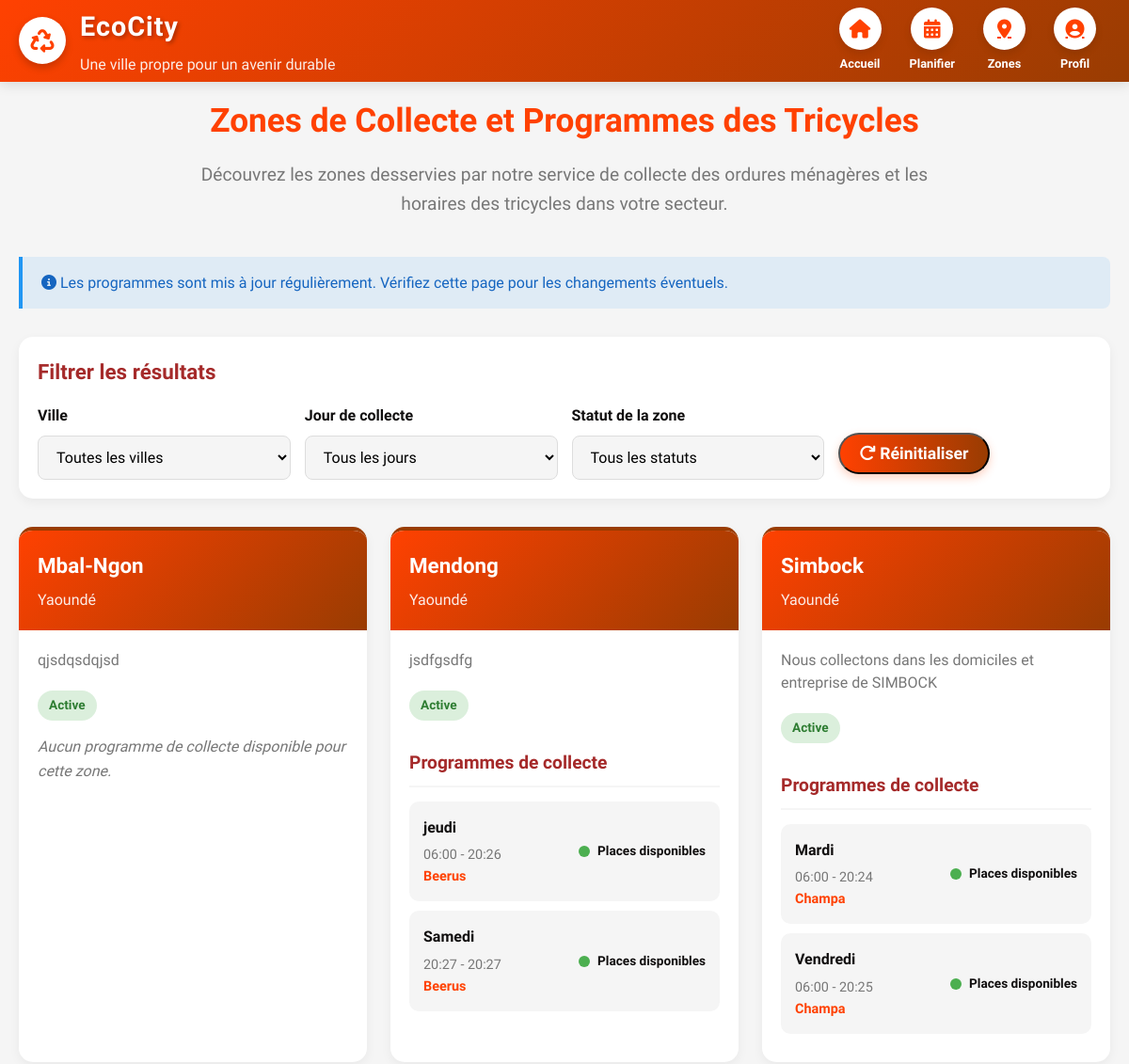
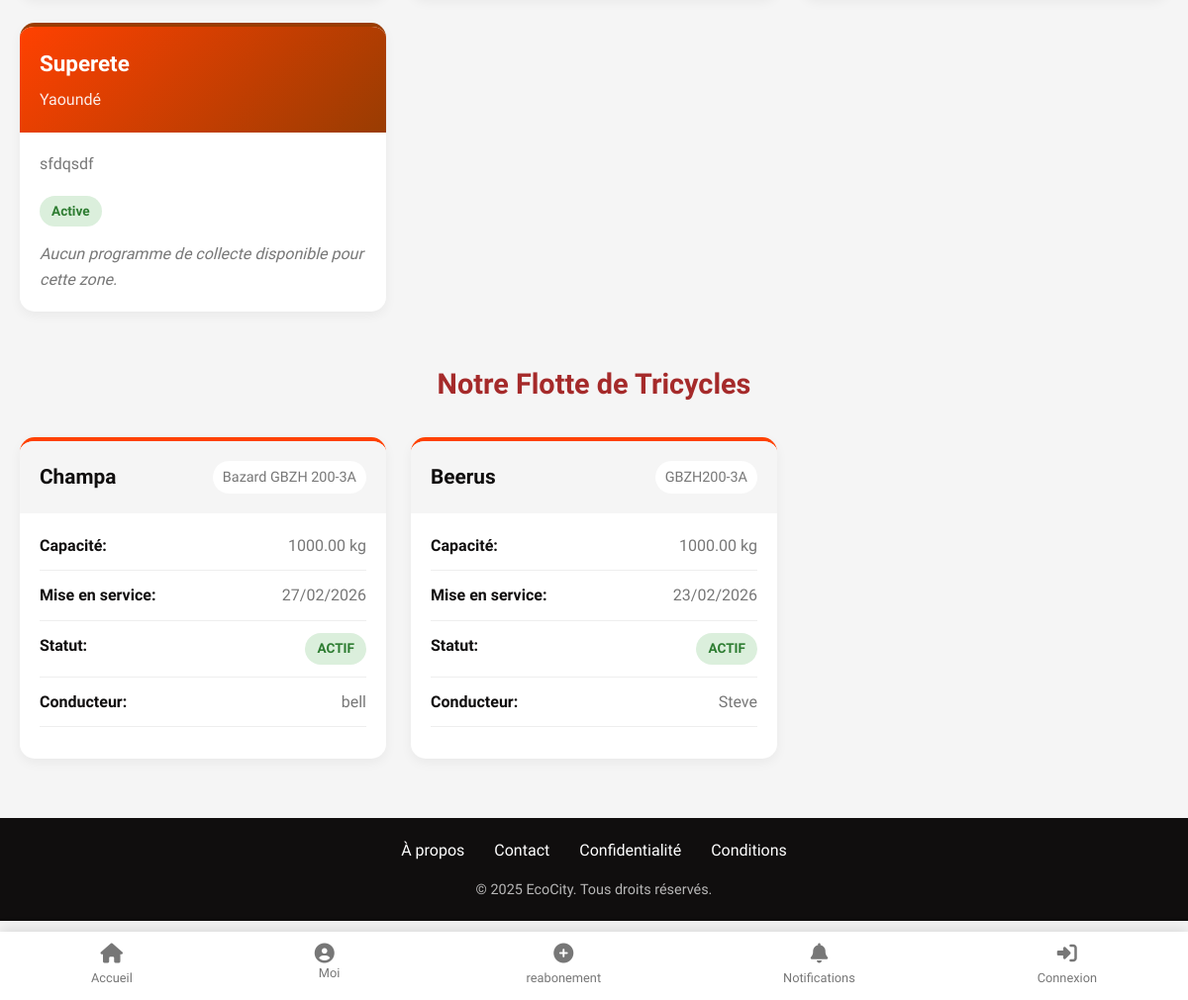
/zones-programmes/, run on the app's committed database (2 pictures, top to bottom).
### app/models.py (models this page shows, shortened)
class Zone(models.Model):
    id = models.UUIDField(primary_key=True, default=uuid.uuid4, editable=False)
    nom = models.CharField(max_length=100, unique=True, verbose_name="Nom de la zone")
    ville = models.ForeignKey(City, on_delete=models.CASCADE, related_name='zones')
    description = models.TextField(blank=True)
    polygone_coordinates = models.TextField(blank=True, help_text="Coordonnées géographiques pour définir la zone")
    couleur = models.CharField(max_length=20, blank=True, help_text="Couleur pour l'affichage sur la carte")
    is_active = models.BooleanField(default=True)
    created_at = models.DateTimeField(auto_now_add=True)
    class Meta:
        verbose_name = "Zone géographique"
        verbose_name_plural = "Zones géographiques"
        ordering = ['ville', 'nom']

class City(models.Model):
    city = models.CharField(max_length=100, unique=True)
    country = models.CharField(max_length=100, blank=True)
    region = models.CharField(max_length=100, blank=True)

class ProgrammeTricycle(models.Model):
    JOUR_SEMAINE_CHOICES = (
        ('lundi', 'Lundi'),
        ('mardi', 'Mardi'),
        ('mercredi', 'Mercredi'),
        ('jeudi', 'jeudi'),
        ('vendredi', 'Vendredi'),
        ('samedi', 'Samedi'),
        ('dimanche', 'Dimanche'),
    )
    id = models.UUIDField(primary_key=True, default=uuid.uuid4, editable=False)
    tricycle = models.ForeignKey(Tricycle, on_delete=models.CASCADE, related_name='programmes')
    zone = models.ForeignKey(Zone, on_delete=models.CASCADE, related_name='programmes_tricycle')
    jour_semaine = models.CharField(max_length=10, choices=JOUR_SEMAINE_CHOICES)
    heure_debut = models.TimeField()
    heure_fin = models.TimeField()
    capacite_max_clients = models.PositiveIntegerField(default=50, verbose_name="Capacité maximale de clients")
    clients_actuels = models.PositiveIntegerField(default=0, verbose_name="Nombre de clients actuels")
    is_active = models.BooleanField(default=True)
    date_debut = models.DateField(default=timezone.now)
    date_fin = models.DateField(blank=True, null=True)
    created_at = models.DateTimeField(auto_now_add=True)
    class Meta:
        verbose_name = "Programme tricycle"
        verbose_name_plural = "Programmes tricycle"
        ordering = ['jour_semaine', 'heure_debut']
        unique_together = ['tricycle', 'zone', 'jour_semaine']
    def places_disponibles(self):
        return self.capacite_max_clients - self.clients_actuels

class Tricycle(models.Model):
    STATUS_CHOICES = (
        ('active', 'Actif'),
        ('maintenance', 'En maintenance'),
        ('inactive', 'Inactif'),
        ('broken', 'En panne'),
    )
    id = models.UUIDField(primary_key=True, default=uuid.uuid4, editable=False)
    numero_immatriculation = models.CharField(max_length=50, unique=True, verbose_name="Numéro d'immatriculation")
    nom = models.CharField(max_length=100, verbose_name="Nom du tricycle")
    capacite_kg = models.DecimalField(max_digits=6, decimal_places=2, verbose_name="Capacité (kg)")
    couleur = models.CharField(max_length=50, blank=True)
    date_mise_en_service = models.DateField(default=timezone.now)
    status = models.CharField(max_length=20, choices=STATUS_CHOICES, default='active')
    conducteur = models.ForeignKey(
        CustomUser,
        on_delete=models.SET_NULL,
        null=True,
        blank=True,
        limit_choices_to={'user_type': 'collecteur'},
        verbose_name="Conducteur assigné"
    )
    notes = models.TextField(blank=True, verbose_name="Notes techniques")
    created_at = models.DateTimeField(auto_now_add=True)
    updated_at = models.DateTimeField(auto_now=True)
    class Meta:
        verbose_name = "Tricycle"
        verbose_name_plural = "Tricycles"
        ordering = ['numero_immatriculation']

class CustomUser(AbstractUser):
    USER_TYPE_CHOICES = (
        ('client', 'Client'),
        ('collecteur', 'Collecteur'),
        ('admin', 'Administrateur'),
    )
    city = models.ForeignKey(City, on_delete=models.SET_NULL, null=True, blank=True)
    user_type = models.CharField(max_length=20, choices=USER_TYPE_CHOICES, default='client')
    phone = models.IntegerField(blank=True, null=True)
    date_joined = models.DateTimeField(default=timezone.now)
    is_verified = models.BooleanField(default=False)
    class Meta:
        verbose_name = "Utilisateur"
        verbose_name_plural = "Utilisateurs"

### app/views.py (the view)
# urls.py: path('zones-programmes/', views.ZonesProgrammesView.as_view(), name='zones_programmes'),
class ZonesProgrammesView(ListView):
    model = Zone
    template_name = 'zones_programmes.html'
    context_object_name = 'zones'
    def get_queryset(self):
        return Zone.objects.filter(
            is_active=True
        ).prefetch_related(
            'programmes_tricycle__tricycle'
        ).select_related('ville')
    def get_context_data(self, **kwargs):
        context = super().get_context_data(**kwargs)
        context['tricycles'] = Tricycle.objects.filter(
            status='active'
        ).select_related('conducteur')
        context['cities'] = City.objects.all()
        return context

### app/templates/zones_programmes.html (shortened to what this page needs)
{% extends 'base.html' %}
{% load static %}
{% block content %}
<div class="page-container">
    <div class="page-header">
        <h1 class="page-title">Zones de Collecte et Programmes des Tricycles</h1>
        <p class="page-subtitle">Découvrez les zones desservies par notre service de collecte des ordures ménagères et les horaires des tricycles dans votre secteur.</p>
    </div>
    <div class="info-message">
        <p><i class="fas fa-info-circle"></i> Les programmes sont mis à jour régulièrement. Vérifiez cette page pour les changements éventuels.</p>
    </div>
    <div class="filters-section">
        <h2 class="filters-title">Filtrer les résultats</h2>
        <div class="filter-controls">
            <div class="filter-group">
                <label class="filter-label" for="city-filter">Ville</label>
                <select id="city-filter" class="filter-select">
                    <option value="all">Toutes les villes</option>
                </select>
            </div>
            <div class="filter-group">
                <label class="filter-label" for="day-filter">Jour de collecte</label>
                <select id="day-filter" class="filter-select">
                    <option value="all">Tous les jours</option>
                </select>
            </div>
            <div class="filter-group">
                <label class="filter-label" for="status-filter">Statut de la zone</label>
                <select id="status-filter" class="filter-select">
                    <option value="all">Tous les statuts</option>
                </select>
            </div>
            <div class="filter-group">
                <button id="reset-filters" class="cta-button" style="padding: 10px 20px; margin-top: 25px;">
                    <i class="fas fa-redo"></i> Réinitialiser
                </button>
            </div>
        </div>
    </div>
    <div id="zones-content">
        {% if zones %}
            <div class="zones-container" id="zones-container">
                {% for zone in zones %}
                <div class="zone-card"
                     data-city="{{ zone.ville.id }}"
                     data-status="{% if zone.is_active %}active{% else %}inactive{% endif %}"
                     data-days="{% for programme in zone.programmes_tricycle.all %}{% if programme.is_active %}{{ programme.jour_semaine }}{% if not forloop.last %},{% endif %}{% endif %}{% endfor %}">
                    <div class="zone-header">
                        <h3 class="zone-name">{{ zone.nom }}</h3>
                        <p class="zone-city">{{ zone.ville.city }}</p>
                    </div>
                    <div class="zone-body">
                        {% if zone.description %}
                        <p class="zone-description">{{ zone.description }}</p>
                        {% endif %}
                        <span class="zone-status {% if zone.is_active %}status-active{% else %}status-inactive{% endif %}">
                            {% if zone.is_active %}Active{% else %}Inactive{% endif %}
                        </span>
                        {% if zone.programmes_tricycle.all %}
                        <div class="programmes-section">
                            <h4 class="programmes-title">Programmes de collecte</h4>
                            {% for programme in zone.programmes_tricycle.all %}
                            {% if programme.is_active %}
                            <div class="programme-item" data-day="{{ programme.jour_semaine }}">
                                <div class="programme-info">
                                    <div class="programme-day">{{ programme.get_jour_semaine_display }}</div>
                                    <div class="programme-time">{{ programme.heure_debut|time:"H:i" }} - {{ programme.heure_fin|time:"H:i" }}</div>
                                    <div class="programme-tricycle">{{ programme.tricycle.nom }}</div>
                                </div>
                                <div class="programme-availability">
                                    <div class="availability-indicator {% if programme.places_disponibles > 10 %}available{% elif programme.places_disponibles > 0 %}limited{% else %}unavailable{% endif %}"></div>
                                    <span class="availability-text">
                                        {% if programme.places_disponibles > 10 %}
                                            Places disponibles
                                        {% elif programme.places_disponibles > 0 %}
                                            Peu de places
                                        {% else %}
                                            Complet
                                        {% endif %}
                                    </span>
                                </div>
                            </div>
                            {% endif %}
                            {% endfor %}
                        </div>
                        {% else %}
                        <p style="color: var(--gris-fonce); font-style: italic; margin-top: 15px;">
                            Aucun programme de collecte disponible pour cette zone.
                        </p>
                        {% endif %}
                    </div>
                </div>
                {% endfor %}
            </div>
        {% endif %}
    </div>
    <div class="tricycles-section">
        <h2 class="section-title">Notre Flotte de Tricycles</h2>
        {% if tricycles %}
            <div class="tricycles-container">
                {% for tricycle in tricycles %}
                <div class="tricycle-card">
                    <div class="tricycle-header">
                        <h3 class="tricycle-name">{{ tricycle.nom }}</h3>
                        <span class="tricycle-id">{{ tricycle.numero_immatriculation }}</span>
                    </div>
                    <div class="tricycle-body">
                        <div class="tricycle-detail">
                            <span class="detail-label">Capacité:</span>
                            <span class="detail-value">{{ tricycle.capacite_kg }} kg</span>
                        </div>
                        <div class="tricycle-detail">
                            <span class="detail-label">Mise en service:</span>
                            <span class="detail-value">{{ tricycle.date_mise_en_service|date:"d/m/Y" }}</span>
                        </div>
                        <div class="tricycle-detail">
                            <span class="detail-label">Statut:</span>
                            <span class="status-badge
                                {% if tricycle.status == 'active' %}status-active
                                {% elif tricycle.status == 'maintenance' %}status-maintenance
                                {% else %}status-inactive{% endif %}">
                                {{ tricycle.get_status_display }}
                            </span>
                        </div>
                        {% if tricycle.conducteur %}
                        <div class="tricycle-detail">
                            <span class="detail-label">Conducteur:</span>
                            <span class="detail-value">{{ tricycle.conducteur.get_full_name|default:tricycle.conducteur.username }}</span>
                        </div>
                        {% endif %}
                    </div>
                </div>
                {% endfor %}
            </div>
        {% endif %}
    </div>
</div>
{% endblock %}

### app/templates/base.html (style rules this page uses)
:root { --orange-cosmique: #ff4101; --jaune-dore: #993c02; --rouge-poupre: #A52A2A; --blanc: #FFFFFF; --noir: #100e0e; --gris-clair: #F5F5F5; --gris-fonce: #777777; }
* { margin: 0; padding: 0; box-sizing: border-box; font-family: 'Afacad', sans-serif; }
body { background-color: var(--gris-clair); color: var(--noir); line-height: 1.6; padding-bottom: 80px; }
.cta-button { display: inline-block; background: linear-gradient(to right, var(--orange-cosmique), var(--jaune-dore)); color: var(--blanc); padding: 12px 30px; border-radius: 30px; text-decoration: none; font-weight: 600; font-size: 1.1rem; transition: all 0.3s; box-shadow: 0 4px 10px rgba(255, 107, 53, 0.3); }
.status-badge { padding: 4px 12px; border-radius: 12px; font-size: 0.8rem; font-weight: 500; text-transform: uppercase; }

### data on the page
Zone: nom "Mbal-Ngon", ville.city "Yaoundé", description "qjsdqsdqjsd", is_active "Active", shows "Aucun programme de collecte disponible pour cette zone."
Zone: nom "Mendong", ville.city "Yaoundé", description "jsdfgsdfg", is_active "Active"
ProgrammeTricycle: jour_semaine "jeudi", heure_debut "06:00", heure_fin "20:26", tricycle.nom "Beerus", capacite_max_clients "Places disponibles"
ProgrammeTricycle: jour_semaine "Samedi", heure_debut "20:27", heure_fin "20:27", tricycle.nom "Beerus", capacite_max_clients "Places disponibles"
Zone: nom "Simbock", ville.city "Yaoundé", description "Nous collectons dans les domiciles et entreprise de SIMBOCK", is_active "Active"
ProgrammeTricycle: jour_semaine "Mardi", heure_debut "06:00", heure_fin "20:24", tricycle.nom "Champa", capacite_max_clients "Places disponibles"
ProgrammeTricycle: jour_semaine "Vendredi", heure_debut "06:00", heure_fin "20:25", tricycle.nom "Champa", capacite_max_clients "Places disponibles"
Zone: nom "Superete", ville.city "Yaoundé", description "sfdqsdf", is_active "Active", shows "Aucun programme de collecte disponible pour cette zone."
Tricycle: nom "Champa", numero_immatriculation "Bazard GBZH 200-3A", capacite_kg "1000.00", date_mise_en_service "27/02/2026", status "ACTIF", conducteur.get_full_name "bell"
Tricycle: nom "Beerus", numero_immatriculation "GBZH200-3A", capacite_kg "1000.00", date_mise_en_service "23/02/2026", status "ACTIF", conducteur.get_full_name "Steve"
